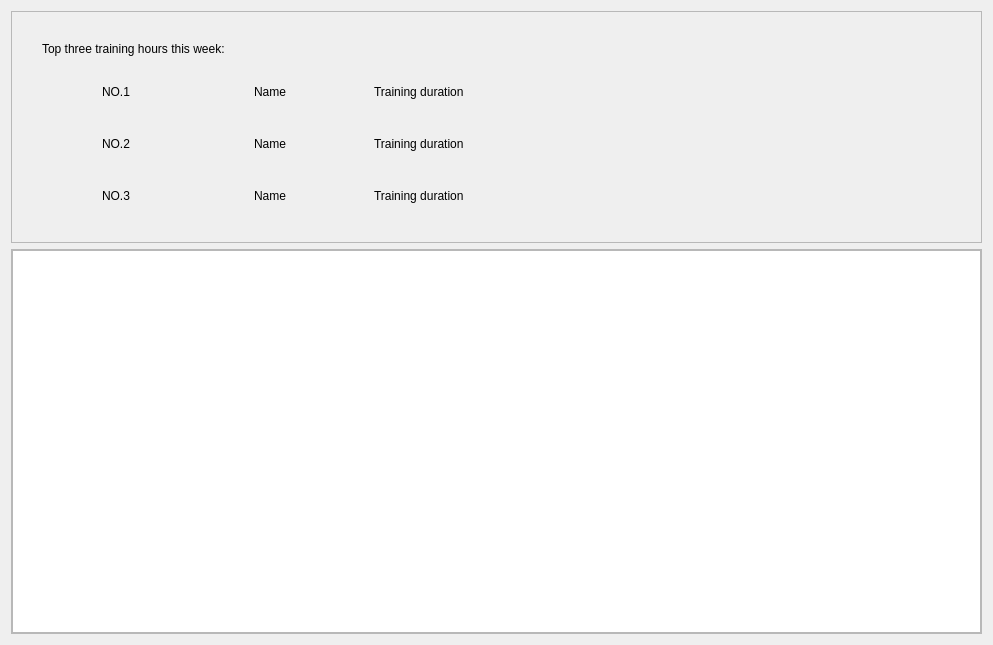
<?xml version="1.0" encoding="UTF-8"?>
<ui version="4.0">
 <class>Frame</class>
 <widget class="QFrame" name="Frame">
  <property name="geometry">
   <rect>
    <x>0</x>
    <y>0</y>
    <width>993</width>
    <height>645</height>
   </rect>
  </property>
  <property name="windowTitle">
   <string>Frame</string>
  </property>
  <layout class="QVBoxLayout" name="verticalLayout_3">
   <item>
    <widget class="QFrame" name="frame_2">
     <property name="frameShape">
      <enum>QFrame::Shape::StyledPanel</enum>
     </property>
     <property name="frameShadow">
      <enum>QFrame::Shadow::Raised</enum>
     </property>
     <layout class="QVBoxLayout" name="verticalLayout_2">
      <property name="spacing">
       <number>20</number>
      </property>
      <property name="leftMargin">
       <number>30</number>
      </property>
      <property name="topMargin">
       <number>30</number>
      </property>
      <property name="bottomMargin">
       <number>30</number>
      </property>
      <item>
       <widget class="TitleLabel" name="TitleLabel">
        <property name="text">
         <string>Top three training hours this week:</string>
        </property>
       </widget>
      </item>
      <item>
       <layout class="QHBoxLayout" name="horizontalLayout">
        <item>
         <spacer name="horizontalSpacer">
          <property name="orientation">
           <enum>Qt::Orientation::Horizontal</enum>
          </property>
          <property name="sizeType">
           <enum>QSizePolicy::Policy::Fixed</enum>
          </property>
          <property name="sizeHint" stdset="0">
           <size>
            <width>60</width>
            <height>40</height>
           </size>
          </property>
         </spacer>
        </item>
        <item>
         <layout class="QGridLayout" name="gridLayout">
          <item row="2" column="0">
           <widget class="StrongBodyLabel" name="StrongBodyLabel_3">
            <property name="text">
             <string>NO.3</string>
            </property>
            <property name="pixelFontSize" stdset="0">
             <number>20</number>
            </property>
           </widget>
          </item>
          <item row="2" column="2">
           <widget class="StrongBodyLabel" name="StrongBodyLabel_6">
            <property name="text">
             <string>Name</string>
            </property>
            <property name="pixelFontSize" stdset="0">
             <number>20</number>
            </property>
           </widget>
          </item>
          <item row="0" column="3">
           <widget class="BodyLabel" name="BodyLabel">
            <property name="minimumSize">
             <size>
              <width>100</width>
              <height>0</height>
             </size>
            </property>
            <property name="text">
             <string>Training duration</string>
            </property>
           </widget>
          </item>
          <item row="1" column="2">
           <widget class="StrongBodyLabel" name="StrongBodyLabel_5">
            <property name="text">
             <string>Name</string>
            </property>
            <property name="pixelFontSize" stdset="0">
             <number>20</number>
            </property>
           </widget>
          </item>
          <item row="1" column="0">
           <widget class="StrongBodyLabel" name="StrongBodyLabel_2">
            <property name="text">
             <string>NO.2 </string>
            </property>
            <property name="pixelFontSize" stdset="0">
             <number>20</number>
            </property>
           </widget>
          </item>
          <item row="0" column="0">
           <widget class="StrongBodyLabel" name="StrongBodyLabel">
            <property name="minimumSize">
             <size>
              <width>80</width>
              <height>0</height>
             </size>
            </property>
            <property name="text">
             <string>NO.1 </string>
            </property>
            <property name="pixelFontSize" stdset="0">
             <number>20</number>
            </property>
           </widget>
          </item>
          <item row="2" column="3">
           <widget class="BodyLabel" name="BodyLabel_2">
            <property name="text">
             <string>Training duration</string>
            </property>
           </widget>
          </item>
          <item row="1" column="3">
           <widget class="BodyLabel" name="BodyLabel_3">
            <property name="text">
             <string>Training duration</string>
            </property>
           </widget>
          </item>
          <item row="0" column="2">
           <widget class="StrongBodyLabel" name="StrongBodyLabel_4">
            <property name="minimumSize">
             <size>
              <width>100</width>
              <height>0</height>
             </size>
            </property>
            <property name="text">
             <string>Name</string>
            </property>
            <property name="pixelFontSize" stdset="0">
             <number>20</number>
            </property>
           </widget>
          </item>
          <item row="0" column="1">
           <widget class="ImageLabel" name="ImageLabel">
            <property name="minimumSize">
             <size>
              <width>32</width>
              <height>32</height>
             </size>
            </property>
            <property name="maximumSize">
             <size>
              <width>32</width>
              <height>32</height>
             </size>
            </property>
            <property name="scaledContents">
             <bool>true</bool>
            </property>
           </widget>
          </item>
          <item row="1" column="1">
           <widget class="ImageLabel" name="ImageLabel_2">
            <property name="minimumSize">
             <size>
              <width>32</width>
              <height>32</height>
             </size>
            </property>
            <property name="maximumSize">
             <size>
              <width>32</width>
              <height>32</height>
             </size>
            </property>
           </widget>
          </item>
          <item row="2" column="1">
           <widget class="ImageLabel" name="ImageLabel_3">
            <property name="minimumSize">
             <size>
              <width>32</width>
              <height>32</height>
             </size>
            </property>
            <property name="maximumSize">
             <size>
              <width>32</width>
              <height>32</height>
             </size>
            </property>
           </widget>
          </item>
         </layout>
        </item>
        <item>
         <spacer name="horizontalSpacer_2">
          <property name="orientation">
           <enum>Qt::Orientation::Horizontal</enum>
          </property>
          <property name="sizeHint" stdset="0">
           <size>
            <width>40</width>
            <height>20</height>
           </size>
          </property>
         </spacer>
        </item>
       </layout>
      </item>
     </layout>
    </widget>
   </item>
   <item>
    <widget class="QFrame" name="frame">
     <property name="frameShape">
      <enum>QFrame::Shape::StyledPanel</enum>
     </property>
     <property name="frameShadow">
      <enum>QFrame::Shadow::Raised</enum>
     </property>
     <layout class="QVBoxLayout" name="verticalLayout">
      <property name="spacing">
       <number>0</number>
      </property>
      <property name="leftMargin">
       <number>0</number>
      </property>
      <property name="topMargin">
       <number>0</number>
      </property>
      <property name="rightMargin">
       <number>0</number>
      </property>
      <property name="bottomMargin">
       <number>0</number>
      </property>
      <item>
       <widget class="QListWidget" name="listWidget"/>
      </item>
     </layout>
    </widget>
   </item>
  </layout>
 </widget>
 <customwidgets>
  <customwidget>
   <class>BodyLabel</class>
   <extends>QLabel</extends>
   <header>qfluentwidgets</header>
  </customwidget>
  <customwidget>
   <class>StrongBodyLabel</class>
   <extends>QLabel</extends>
   <header>qfluentwidgets</header>
  </customwidget>
  <customwidget>
   <class>TitleLabel</class>
   <extends>QLabel</extends>
   <header>qfluentwidgets</header>
  </customwidget>
  <customwidget>
   <class>ImageLabel</class>
   <extends>QLabel</extends>
   <header>qfluentwidgets</header>
  </customwidget>
 </customwidgets>
 <resources/>
 <connections/>
</ui>
